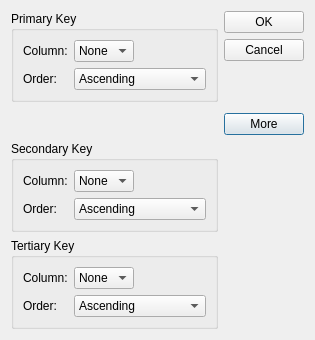
<?xml version="1.0" encoding="UTF-8"?>
<ui version="4.0">
 <class>sortDialog</class>
 <widget class="QDialog" name="sortDialog">
  <property name="geometry">
   <rect>
    <x>0</x>
    <y>0</y>
    <width>315</width>
    <height>340</height>
   </rect>
  </property>
  <property name="windowTitle">
   <string>Sort</string>
  </property>
  <layout class="QGridLayout" name="gridLayout_5">
   <item row="0" column="0">
    <widget class="QGroupBox" name="primaryGroupBox">
     <property name="title">
      <string>Primary Key</string>
     </property>
     <layout class="QGridLayout" name="gridLayout">
      <item row="0" column="0">
       <widget class="QLabel" name="label">
        <property name="text">
         <string>Column:</string>
        </property>
       </widget>
      </item>
      <item row="0" column="1">
       <widget class="QComboBox" name="primaryColumnCombo">
        <item>
         <property name="text">
          <string>None</string>
         </property>
        </item>
       </widget>
      </item>
      <item row="0" column="2">
       <spacer name="horizontalSpacer">
        <property name="orientation">
         <enum>Qt::Horizontal</enum>
        </property>
        <property name="sizeHint" stdset="0">
         <size>
          <width>40</width>
          <height>20</height>
         </size>
        </property>
       </spacer>
      </item>
      <item row="1" column="0">
       <widget class="QLabel" name="label_2">
        <property name="text">
         <string>Order:</string>
        </property>
       </widget>
      </item>
      <item row="1" column="1" colspan="2">
       <widget class="QComboBox" name="primaryOrderCombo">
        <item>
         <property name="text">
          <string>Ascending</string>
         </property>
        </item>
        <item>
         <property name="text">
          <string>Descending</string>
         </property>
        </item>
       </widget>
      </item>
     </layout>
    </widget>
   </item>
   <item row="0" column="1" rowspan="2">
    <layout class="QVBoxLayout" name="verticalLayout">
     <item>
      <widget class="QPushButton" name="okButton">
       <property name="text">
        <string>OK</string>
       </property>
      </widget>
     </item>
     <item>
      <widget class="QPushButton" name="cancelButton">
       <property name="text">
        <string>Cancel</string>
       </property>
      </widget>
     </item>
     <item>
      <spacer name="verticalSpacer_2">
       <property name="orientation">
        <enum>Qt::Vertical</enum>
       </property>
       <property name="sizeHint" stdset="0">
        <size>
         <width>20</width>
         <height>0</height>
        </size>
       </property>
      </spacer>
     </item>
     <item>
      <widget class="QPushButton" name="moreButton">
       <property name="text">
        <string>More</string>
       </property>
       <property name="checkable">
        <bool>true</bool>
       </property>
       <property name="default">
        <bool>true</bool>
       </property>
      </widget>
     </item>
    </layout>
   </item>
   <item row="1" column="0">
    <spacer name="verticalSpacer">
     <property name="orientation">
      <enum>Qt::Vertical</enum>
     </property>
     <property name="sizeHint" stdset="0">
      <size>
       <width>20</width>
       <height>29</height>
      </size>
     </property>
    </spacer>
   </item>
   <item row="2" column="0">
    <layout class="QGridLayout" name="gridLayout_4">
     <item row="0" column="0">
      <widget class="QGroupBox" name="secondaryGroupBox">
       <property name="title">
        <string>Secondary Key</string>
       </property>
       <layout class="QGridLayout" name="gridLayout_2">
        <item row="0" column="0">
         <widget class="QLabel" name="label_3">
          <property name="text">
           <string>Column:</string>
          </property>
         </widget>
        </item>
        <item row="0" column="1">
         <widget class="QComboBox" name="secondaryColumnCombo">
          <item>
           <property name="text">
            <string>None</string>
           </property>
          </item>
         </widget>
        </item>
        <item row="0" column="2">
         <spacer name="horizontalSpacer_2">
          <property name="orientation">
           <enum>Qt::Horizontal</enum>
          </property>
          <property name="sizeHint" stdset="0">
           <size>
            <width>40</width>
            <height>20</height>
           </size>
          </property>
         </spacer>
        </item>
        <item row="1" column="0">
         <widget class="QLabel" name="label_4">
          <property name="text">
           <string>Order:</string>
          </property>
         </widget>
        </item>
        <item row="1" column="1" colspan="2">
         <widget class="QComboBox" name="secondaryOrderCombo">
          <item>
           <property name="text">
            <string>Ascending</string>
           </property>
          </item>
          <item>
           <property name="text">
            <string>Descending</string>
           </property>
          </item>
         </widget>
        </item>
       </layout>
      </widget>
     </item>
     <item row="1" column="0">
      <widget class="QGroupBox" name="tertiaryGroupBox">
       <property name="title">
        <string>Tertiary Key</string>
       </property>
       <layout class="QGridLayout" name="gridLayout_3">
        <item row="0" column="0">
         <widget class="QLabel" name="label_5">
          <property name="text">
           <string>Column:</string>
          </property>
         </widget>
        </item>
        <item row="0" column="1">
         <widget class="QComboBox" name="tertiaryColumnCombo">
          <item>
           <property name="text">
            <string>None</string>
           </property>
          </item>
         </widget>
        </item>
        <item row="0" column="2">
         <spacer name="horizontalSpacer_3">
          <property name="orientation">
           <enum>Qt::Horizontal</enum>
          </property>
          <property name="sizeHint" stdset="0">
           <size>
            <width>40</width>
            <height>20</height>
           </size>
          </property>
         </spacer>
        </item>
        <item row="1" column="0">
         <widget class="QLabel" name="label_6">
          <property name="text">
           <string>Order:</string>
          </property>
         </widget>
        </item>
        <item row="1" column="1" colspan="2">
         <widget class="QComboBox" name="tertiaryOrderCombo">
          <item>
           <property name="text">
            <string>Ascending</string>
           </property>
          </item>
          <item>
           <property name="text">
            <string>Descending</string>
           </property>
          </item>
         </widget>
        </item>
       </layout>
      </widget>
     </item>
    </layout>
   </item>
  </layout>
 </widget>
 <resources/>
 <connections>
  <connection>
   <sender>moreButton</sender>
   <signal>toggled(bool)</signal>
   <receiver>secondaryGroupBox</receiver>
   <slot>setVisible(bool)</slot>
   <hints>
    <hint type="sourcelabel">
     <x>262</x>
     <y>122</y>
    </hint>
    <hint type="destinationlabel">
     <x>110</x>
     <y>188</y>
    </hint>
   </hints>
  </connection>
  <connection>
   <sender>okButton</sender>
   <signal>clicked()</signal>
   <receiver>sortDialog</receiver>
   <slot>accept()</slot>
   <hints>
    <hint type="sourcelabel">
     <x>262</x>
     <y>23</y>
    </hint>
    <hint type="destinationlabel">
     <x>157</x>
     <y>169</y>
    </hint>
   </hints>
  </connection>
  <connection>
   <sender>cancelButton</sender>
   <signal>clicked()</signal>
   <receiver>sortDialog</receiver>
   <slot>reject()</slot>
   <hints>
    <hint type="sourcelabel">
     <x>262</x>
     <y>56</y>
    </hint>
    <hint type="destinationlabel">
     <x>157</x>
     <y>169</y>
    </hint>
   </hints>
  </connection>
  <connection>
   <sender>moreButton</sender>
   <signal>toggled(bool)</signal>
   <receiver>tertiaryGroupBox</receiver>
   <slot>setVisible(bool)</slot>
   <hints>
    <hint type="sourcelabel">
     <x>262</x>
     <y>122</y>
    </hint>
    <hint type="destinationlabel">
     <x>110</x>
     <y>284</y>
    </hint>
   </hints>
  </connection>
 </connections>
</ui>
